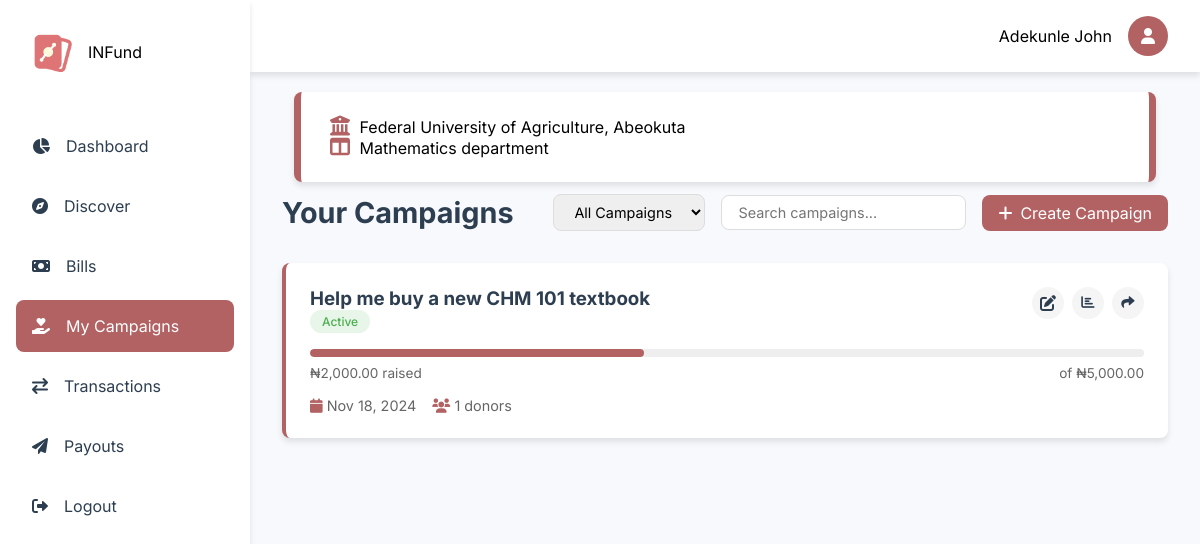
The page /dashboard/campaigns.php (signed in) on the database its author committed.
### tables this page shows
CREATE TABLE `users` (
  `id` int(11) NOT NULL,
  `fullname` varchar(1000) NOT NULL,
  `email` varchar(200) DEFAULT NULL,
  `balance` decimal(15,2) NOT NULL DEFAULT 0.00,
  `username` varchar(30) NOT NULL,
  `phone` varchar(30) DEFAULT NULL,
  `dob` varchar(200) DEFAULT NULL,
  `country` varchar(200) DEFAULT NULL,
  `state` varchar(1000) DEFAULT NULL,
  `university` varchar(1000) DEFAULT NULL,
  `faculty` varchar(1000) DEFAULT NULL,
  `department` varchar(1000) DEFAULT NULL,
  `matric_no` varchar(1000) NOT NULL,
  `password` varchar(1000) DEFAULT NULL,
  `level` varchar(200) NOT NULL DEFAULT '100',
  `bank_id` varchar(200) DEFAULT NULL,
  `bank_account_name` varchar(200) DEFAULT NULL,
  `account_number` int(30) DEFAULT NULL,
  `created_at` varchar(1000) DEFAULT current_timestamp(),
  `last_login` varchar(1000) DEFAULT current_timestamp(),
  `gender` varchar(1000) DEFAULT NULL
);

CREATE TABLE `universities` (
  `id` bigint(20) UNSIGNED NOT NULL,
  `abbreviation` varchar(10) NOT NULL,
  `name` varchar(255) NOT NULL,
  `type` enum('Federal','State','Uniformed','Private') NOT NULL,
  `country` varchar(50) DEFAULT 'Nigeria',
  `email` varchar(1000) DEFAULT NULL,
  `password` varchar(1000) DEFAULT NULL,
  `secret_code` varchar(1000) DEFAULT NULL,
  `logo` varchar(1000) NOT NULL DEFAULT 'default.png'
);

CREATE TABLE `campaigns` (
  `id` int(11) NOT NULL,
  `title` varchar(255) NOT NULL,
  `description` text NOT NULL,
  `impact` text DEFAULT NULL,
  `importance` text DEFAULT NULL,
  `uid` int(11) NOT NULL,
  `goal_amount` decimal(15,2) NOT NULL,
  `university` varchar(200) DEFAULT NULL,
  `amount_raised` decimal(15,2) DEFAULT 0.00,
  `start_date` date NOT NULL,
  `end_date` date NOT NULL,
  `status` enum('active','completed','cancelled') DEFAULT 'active',
  `created_at` timestamp NOT NULL DEFAULT current_timestamp(),
  `updated_at` timestamp NOT NULL DEFAULT current_timestamp() ON UPDATE current_timestamp(),
  `image1` varchar(1000) NOT NULL,
  `image2` varchar(1000) DEFAULT NULL,
  `image3` varchar(1000) DEFAULT NULL,
  `image4` varchar(1000) DEFAULT NULL,
  `spam_level` decimal(5,2) DEFAULT NULL
);

### includes/user/functions.php (called while the page is built, shortened)
<?php
function getUserDetails(string $email): array
{
    global $conn;
    if (strpos($email, "@")) {
        $query = "SELECT * FROM users WHERE email = ?";
    } else {
        $query = "SELECT * FROM users WHERE id = ?";
    }
    $stmt = $conn->prepare($query);
    $stmt->bind_param("s", $email);
    $stmt->execute();
    $result = $stmt->get_result();
    $data = $result->fetch_assoc();
    return $data;
}
function getCampaignsByUserId($user_id)
{
    global $conn;
    $sql = "SELECT c.*,
            (SELECT COUNT(*) FROM donations WHERE campaign_id = c.id) as donor_count,
            (SELECT SUM(amount) FROM donations WHERE campaign_id = c.id) as total_donations
            FROM campaigns c
            WHERE c.uid = ?
            ORDER BY c.created_at DESC";
    $stmt = $conn->prepare($sql);
    $stmt->bind_param("i", $user_id);
    $stmt->execute();
    $result = $stmt->get_result();
    return $result;
}
?>

### includes/get_universities.php (called while the page is built, shortened)
<?php
function get_university($abbr)
{
    global $conn;
    $stmt = $conn->prepare("SELECT * FROM universities WHERE abbreviation=?");
    $stmt->bind_param("s", $abbr);
    $stmt->execute();
    $result = $stmt->get_result();
    $university = [];
    while ($row = $result->fetch_assoc()) {
        $university[] = $row;
    }
    return $university;
}

### dashboard/campaigns.php (the view, shortened to what this page needs)
<?php
$page = "Campaigns";
$css1 = "bills_campaigns";
include '../config/config.php';
include '../includes/get_universities.php';
include '../includes/user/nav.php';
$university = get_university($my_details['university']);
$campaigns = getCampaignsByUserId($_SESSION['user_id']);
?>
<main class="main-content">
    <div class="server-details">
        <i class="fas fa-university"></i> <?php echo $university[0]['name'] ?? 'University Not Found'; ?>
        <br>
        <i class="fas fa-columns"></i> <?php echo $my_details['department']; ?> department
    </div>
    <div class="page-header">
        <h1>Your Campaigns</h1>
        <div class="header-actions">
            <div class="filter-section">
                <select class="filter-select">
                    <option value="all">All Campaigns</option>
                </select>
                <input type="text" class="search-input" placeholder="Search campaigns...">
            </div>
            <a href="./create" class="create-button"><i class="fas fa-plus"></i> Create Campaign</a>
        </div>
    </div>
    <div class="campaigns-list">
        <?php
        if ($campaigns->num_rows > 0) :
            while ($campaign = $campaigns->fetch_assoc()) :
        ?>
                <div class="campaign-card">
                    <div class="campaign-header">
                        <div class="campaign-title">
                            <h3><?php echo htmlspecialchars($campaign['title']); ?></h3>
                            <span class="badge <?php echo getBadgeClass($campaign['status']); ?>">
                                <?php echo ucfirst($campaign['status']); ?>
                            </span>
                        </div>
                        <div class="campaign-actions">
                            <a href="campaign.php?id=<?php echo $campaign['id']; ?>"  class="action-button"><i class="fas fa-edit"></i></a>
                            <button class="action-button"><i class="fas fa-chart-bar"></i></button>
                            <button class="action-button"><i class="fas fa-share"></i></button>
                        </div>
                    </div>
                    <div class="campaign-details">
                        <div class="progress-section">
                            <div class="progress-bar">
                                <div class="progress-fill" style="width: <?php echo ($campaign['amount_raised'] / $campaign['goal_amount']) * 100; ?>%"></div>
                            </div>
                            <div class="campaign-stats">
                                <span>₦<?php echo number_format($campaign['amount_raised'], 2); ?> raised</span>
                                <span>of ₦<?php echo number_format($campaign['goal_amount'], 2); ?></span>
                            </div>
                        </div>
                        <div class="campaign-meta">
                            <span><i class="fas fa-calendar"></i> <?php echo date('M d, Y', strtotime($campaign['end_date'])); ?></span>
                            <span><i class="fas fa-users"></i> <?php echo $campaign['donor_count']; ?> donors</span>
                        </div>
                    </div>
                </div>
            <?php
            endwhile;
        endif; ?>
    </div>
</main>
<?php
include '../includes/user/footer.php';
?>
<?php
function getBadgeClass($status)
{
    switch ($status) {
        case 'active':
            return 'badge-success';
    }
}
?>

### includes/user/nav.php (shortened to what this page needs)
<?php
include '../config/config.php';
include '../includes/user/functions.php';
$my_details = getUserDetails($_SESSION["user_id"]);
?>
<!DOCTYPE html>
<html lang="en">
<head>
    <link href="https://cdnjs.cloudflare.com/ajax/libs/toastr.js/latest/css/toastr.min.css" rel="stylesheet" />
    <link rel="stylesheet" href="https://cdnjs.cloudflare.com/ajax/libs/font-awesome/6.0.0/css/all.min.css">
    <link rel="stylesheet" href="../assets/css/user/nav.css">
    <?php if (isset($css1)) : ?>
        <link rel="stylesheet" href="../assets/css/user/<?= $css1 ?>.css">
    <?php endif; ?>
</head>
<body>
    <div class="container">
        <nav class="sidenav">
            <div class="logo">
                <img src="../assets/images/static/logo.png" alt="Logo">
                <span>INFund</span>
            </div>
            <ul class="nav-links">
                <li class="nav-item">
                    <a href="./overview" class="nav-link <?= isset($page) && $page == 'Overview' ? 'active' : ''; ?>">
                        <i class="fas fa-chart-pie"></i>
                        <span>Dashboard</span>
                    </a>
                </li>
                <li class="nav-item">
                    <a href="./discover" class="nav-link <?= isset($page) && $page == 'Discover' ? 'active' : ''; ?>">
                        <i class="fas fa-compass"></i>
                        <span>Discover</span>
                    </a>
                </li>
                <li class="nav-item">
                    <a href="./bills" class="nav-link <?= isset($page) && $page == 'Bills' ? 'active' : ''; ?>">
                        <i class="fas fa-money-bill"></i>
                        <span>Bills</span>
                    </a>
                </li>
                <li class="nav-item">
                    <a href="./campaigns" class="nav-link <?= isset($page) && $page == 'Campaigns' ? 'active' : ''; ?>">
                        <i class="fas fa-hand-holding-heart"></i>
                        <span>My Campaigns</span>
                    </a>
                </li>
                <li class="nav-item">
                    <a href="./transactions" class="nav-link <?= isset($page) && $page == 'Transactions' ? 'active' : ''; ?>">
                        <i class="fas fa-exchange"></i>
                        <span>Transactions</span>
                    </a>
                </li>
                <li class="nav-item">
                    <a href="./payouts" class="nav-link <?= isset($page) && $page == 'Payouts' ? 'active' : ''; ?>">
                        <i class="fas fa-paper-plane"></i>
                        <span>Payouts</span>
                    </a>
                </li>
                <li class="nav-item">
                    <a href="./logout" class="nav-link ">
                        <i class="fas fa-sign-out-alt"></i>
                        <span>Logout</span>
                    </a>
                </li>
            </ul>
        </nav>
        <div class="topnav">
            <div class="user-profile">
                <span><?php echo $my_details['fullname']; ?></span>
                <a href="./profile">
                    <div class="avatar">
                        <i class="fas fa-user"></i>
                    </div>
                </a>
            </div>
        </div>

### assets/css/user/nav.css (style rules this page uses)
:root { --primary-color: #b36264; --secondary-color: #755e28; --accent-color: #b36264; --text-color: #2c3e50; --background-color: #f7f9fc; --card-background: #ffffff; --border-radius: 8px; --transition: all 0.3s ease; --shadow: 0 4px 6px rgba(0, 0, 0, 0.1); --shadow-hover: 0 10px 15px rgba(0, 0, 0, 0.15); --success-color: #4caf50; --warning-color: #ffa000; --danger-color: #f44336; --info-color: #2196f3; }
* { margin: 0; padding: 0; box-sizing: border-box; font-family: "Inter", sans-serif; }
body { background-color: var(--background-color); }
.container { display: flex; min-height: 100vh; }
.sidenav { width: 250px; background: var(--card-background); padding: 1rem; height: 100vh; position: fixed; transition: var(--transition); box-shadow: var(--shadow); z-index: 1000; }
.logo { display: flex; align-items: center; gap: 1rem; padding: 1rem; margin-bottom: 2rem; }
.logo img { width: 40px; height: 40px; }
.nav-links { list-style: none; }
.nav-item { margin-bottom: 0.5rem; }
.nav-link { display: flex; align-items: center; padding: 1rem; color: var(--text-color); text-decoration: none; border-radius: var(--border-radius); transition: var(--transition); gap: 1rem; }
.nav-link.active { background: var(--accent-color); color: white; }
.topnav { background: var(--card-background); padding: 1rem 2rem; display: flex; justify-content: flex-end; align-items: center; position: fixed; width: calc(100% - 250px); right: 0; box-shadow: var(--shadow); z-index: 900; }
.user-profile { display: flex; align-items: center; gap: 1rem; }
.avatar { width: 40px; height: 40px; border-radius: 50%; background: var(--accent-color); display: flex; align-items: center; justify-content: center; color: white; }
.main-content { margin-left: 250px; padding: 5rem 2rem 2rem; flex: 1; }
.server-details { background: var(--card-background); padding: 1.5rem; border-radius: var(--border-radius); box-shadow: var(--shadow); transition: var(--transition); margin: 12px 12px; border-left: 7px solid var(--accent-color); border-right: 7px solid var(--accent-color); }
.server-details i { color: var(--accent-color); margin: 0px 5px; font-size: 20px; }
.campaign-card { background: var(--card-background); border-radius: var(--border-radius); padding: 1rem; margin-bottom: 1rem; border-left: 4px solid var(--accent-color); }
.campaign-card a { text-decoration: none !important; }
.campaign-header { display: flex; justify-content: space-between; align-items: start; margin-bottom: 0.5rem; }
.campaign-title { font-weight: 600; color: var(--text-color); }
.campaign-meta { color: #666; font-size: 0.9rem; }
.progress-bar { width: 100%; height: 8px; background: #eee; border-radius: 4px; margin: 0.5rem 0; overflow: hidden; }
.progress-fill { height: 100%; background: var(--accent-color); border-radius: 4px; transition: var(--transition); }
.campaign-stats { display: flex; justify-content: space-between; font-size: 0.85rem; color: #666; }
.badge { padding: 0.25rem 0.75rem; border-radius: 20px; font-size: 0.75rem; font-weight: 500; }
.badge-success { background: #e8f5e9; color: var(--success-color); }

### rows shown on the page
users: fullname "Adekunle John", department "Mathematics"
universities: name "Federal University of Agriculture, Abeokuta"
campaigns: title "Help me buy a new CHM 101 textbook", status "Active", amount_raised "2,000.00", goal_amount "5,000.00", end_date "Nov 18, 2024", donor_count "1"
